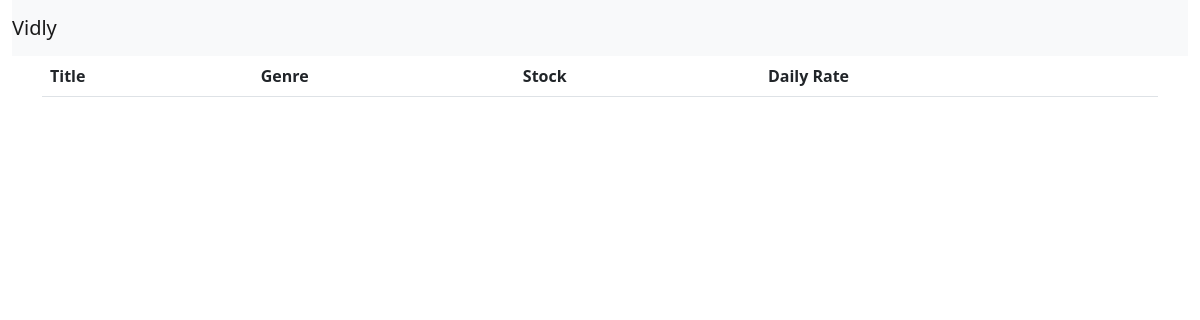
The page /movies/ on the database as committed earlier.
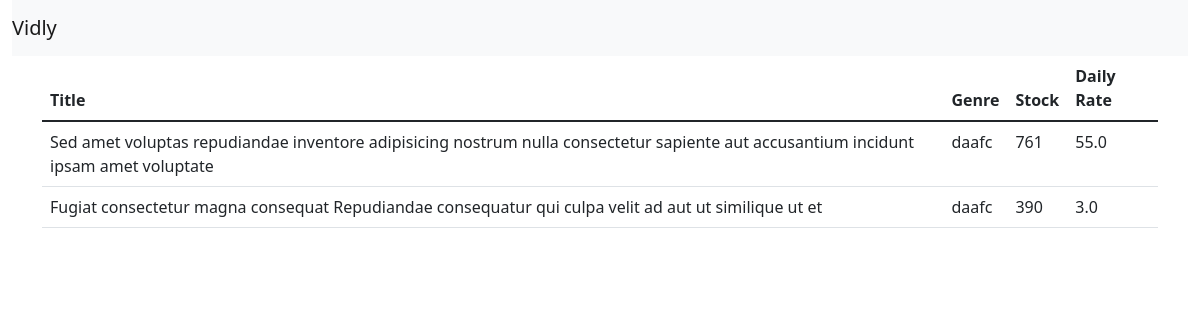
The same page on the database as committed later.
### movies/models.py (models this page shows)
class Movie(models.Model):
    title = models.CharField(max_length=255)
    release_date = models.IntegerField()
    number_in_stock = models.IntegerField()
    daily_rate = models.FloatField()
    genre = models.ForeignKey(Genre, on_delete=models.CASCADE)
    date_created = models.DateTimeField(default=timezone.now)

class Genre(models.Model):
    name = models.CharField(max_length=255)
    def __str__(self):
        return self.name

### movies/views.py (the view)
# urls.py: path('', views.index, name='movies_index'),
def index(request):
    movies = Movie.objects.all()
    return render(request, 'movies/index.html', {'movies': movies})

### movies/templates/movies/index.html
{% extends 'base.html' %} {% block content %}
<table class="table table-borderd table-hover">
  <thead>
    <tr>
      <th>Title</th>
      <th>Genre</th>
      <th>Stock</th>
      <th>Daily Rate</th>
    </tr>
  </thead>
  <tbody>
    {% for movie in movies %}
    <tr>
      <td>{{ movie.title}}</td>
      <td>{{ movie.genre}}</td>
      <td>{{ movie.number_in_stock}}</td>
      <td>{{ movie.daily_rate }}</td>
    </tr>
    {% endfor %}
  </tbody>
</table>
{% endblock content %}

### templates/base.html (shortened to what this page needs)
<!DOCTYPE html>
<html lang="en">
<head>
    <link href="https://cdn.jsdelivr.net/npm/bootstrap@5.1.3/dist/css/bootstrap.min.css" rel="stylesheet"
 />
</head>
<body class="container-fluid">
    <nav class="navbar navbar-light bg-light">
        <a href="#" class="navbar-brand">Vidly</a>
    </nav>
    <main class="container">
        {% block content %} {% endblock content %}
    </main>
</body>
</html>

Rows that differ between the two databases and show on the page:
added Movie: title "Sed amet voluptas repudiandae inventore adipisicing nostrum nulla consectetur sapiente aut accusantium incidunt ipsam amet voluptate", genre "daafc", number_in_stock "761", daily_rate "55.0"
added Movie: title "Fugiat consectetur magna consequat Repudiandae consequatur qui culpa velit ad aut ut similique ut et", genre "daafc", number_in_stock "390", daily_rate "3.0"
